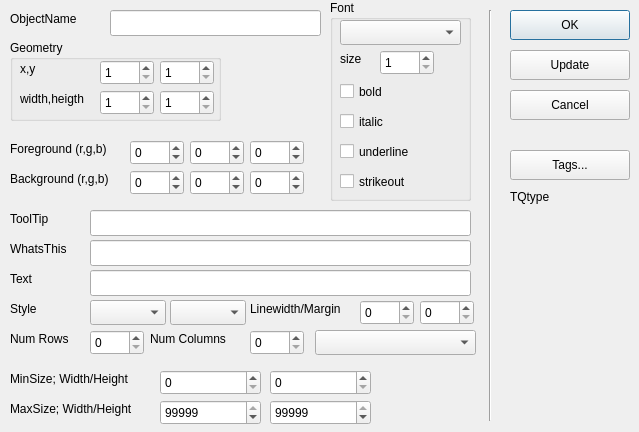
<ui version="4.0" >
 <author></author>
 <comment></comment>
 <exportmacro></exportmacro>
 <class>DialogProperty</class>
 <widget class="QDialog" name="DialogProperty" >
  <property name="geometry" >
   <rect>
    <x>0</x>
    <y>0</y>
    <width>639</width>
    <height>432</height>
   </rect>
  </property>
  <property name="windowTitle" >
   <string>pvdevelop: Property Dialog</string>
  </property>
  <widget class="QLabel" name="label_5" >
   <property name="geometry" >
    <rect>
     <x>10</x>
     <y>140</y>
     <width>121</width>
     <height>18</height>
    </rect>
   </property>
   <property name="text" >
    <string>Foreground (r,g,b)</string>
   </property>
  </widget>
  <widget class="QLabel" name="label_7" >
   <property name="geometry" >
    <rect>
     <x>10</x>
     <y>210</y>
     <width>51</width>
     <height>18</height>
    </rect>
   </property>
   <property name="text" >
    <string>ToolTip</string>
   </property>
  </widget>
  <widget class="QLabel" name="label_3" >
   <property name="geometry" >
    <rect>
     <x>10</x>
     <y>10</y>
     <width>81</width>
     <height>18</height>
    </rect>
   </property>
   <property name="text" >
    <string>ObjectName</string>
   </property>
  </widget>
  <widget class="QLabel" name="label_6" >
   <property name="geometry" >
    <rect>
     <x>10</x>
     <y>170</y>
     <width>115</width>
     <height>18</height>
    </rect>
   </property>
   <property name="text" >
    <string>Background (r,g,b)</string>
   </property>
  </widget>
  <widget class="QLabel" name="label_8" >
   <property name="geometry" >
    <rect>
     <x>10</x>
     <y>240</y>
     <width>71</width>
     <height>18</height>
    </rect>
   </property>
   <property name="text" >
    <string>WhatsThis</string>
   </property>
  </widget>
  <widget class="QLabel" name="labelText" >
   <property name="geometry" >
    <rect>
     <x>10</x>
     <y>270</y>
     <width>31</width>
     <height>18</height>
    </rect>
   </property>
   <property name="text" >
    <string>Text</string>
   </property>
  </widget>
  <widget class="QComboBox" name="comboBoxShadow" >
   <property name="geometry" >
    <rect>
     <x>170</x>
     <y>300</y>
     <width>76</width>
     <height>25</height>
    </rect>
   </property>
  </widget>
  <widget class="QLineEdit" name="lineEditText" >
   <property name="geometry" >
    <rect>
     <x>90</x>
     <y>270</y>
     <width>381</width>
     <height>26</height>
    </rect>
   </property>
  </widget>
  <widget class="QLineEdit" name="lineEditWhatsThis" >
   <property name="geometry" >
    <rect>
     <x>90</x>
     <y>240</y>
     <width>381</width>
     <height>26</height>
    </rect>
   </property>
  </widget>
  <widget class="QLineEdit" name="lineEditToolTip" >
   <property name="geometry" >
    <rect>
     <x>90</x>
     <y>210</y>
     <width>381</width>
     <height>26</height>
    </rect>
   </property>
  </widget>
  <widget class="QGroupBox" name="groupBox_2" >
   <property name="geometry" >
    <rect>
     <x>330</x>
     <y>0</y>
     <width>141</width>
     <height>201</height>
    </rect>
   </property>
   <property name="title" >
    <string>Font</string>
   </property>
   <widget class="QLabel" name="label_4" >
    <property name="geometry" >
     <rect>
      <x>10</x>
      <y>50</y>
      <width>24</width>
      <height>18</height>
     </rect>
    </property>
    <property name="text" >
     <string>size</string>
    </property>
   </widget>
   <widget class="QCheckBox" name="checkBoxFontItalic" >
    <property name="geometry" >
     <rect>
      <x>10</x>
      <y>110</y>
      <width>87</width>
      <height>23</height>
     </rect>
    </property>
    <property name="text" >
     <string>italic</string>
    </property>
   </widget>
   <widget class="QCheckBox" name="checkBoxFontUnderline" >
    <property name="geometry" >
     <rect>
      <x>10</x>
      <y>140</y>
      <width>87</width>
      <height>23</height>
     </rect>
    </property>
    <property name="text" >
     <string>underline</string>
    </property>
   </widget>
   <widget class="QCheckBox" name="checkBoxFontStrikeout" >
    <property name="geometry" >
     <rect>
      <x>10</x>
      <y>170</y>
      <width>87</width>
      <height>23</height>
     </rect>
    </property>
    <property name="text" >
     <string>strikeout</string>
    </property>
   </widget>
   <widget class="QCheckBox" name="checkBoxFontBold" >
    <property name="geometry" >
     <rect>
      <x>10</x>
      <y>80</y>
      <width>87</width>
      <height>23</height>
     </rect>
    </property>
    <property name="text" >
     <string>bold</string>
    </property>
   </widget>
   <widget class="QComboBox" name="comboBoxFontFamily" >
    <property name="geometry" >
     <rect>
      <x>10</x>
      <y>20</y>
      <width>121</width>
      <height>25</height>
     </rect>
    </property>
   </widget>
   <widget class="QSpinBox" name="spinBoxFontSize" >
    <property name="geometry" >
     <rect>
      <x>50</x>
      <y>50</y>
      <width>54</width>
      <height>25</height>
     </rect>
    </property>
    <property name="minimum" >
     <number>1</number>
    </property>
   </widget>
  </widget>
  <widget class="QLineEdit" name="lineEditObjectName" >
   <property name="geometry" >
    <rect>
     <x>110</x>
     <y>10</y>
     <width>211</width>
     <height>26</height>
    </rect>
   </property>
  </widget>
  <widget class="QLabel" name="labelStyle" >
   <property name="geometry" >
    <rect>
     <x>10</x>
     <y>300</y>
     <width>31</width>
     <height>18</height>
    </rect>
   </property>
   <property name="text" >
    <string>Style</string>
   </property>
  </widget>
  <widget class="QLabel" name="labelNumColumns" >
   <property name="geometry" >
    <rect>
     <x>150</x>
     <y>330</y>
     <width>91</width>
     <height>18</height>
    </rect>
   </property>
   <property name="text" >
    <string>Num Columns</string>
   </property>
  </widget>
  <widget class="QComboBox" name="comboBoxShape" >
   <property name="geometry" >
    <rect>
     <x>90</x>
     <y>300</y>
     <width>76</width>
     <height>25</height>
    </rect>
   </property>
  </widget>
  <widget class="QSpinBox" name="spinBoxLinewidth" >
   <property name="geometry" >
    <rect>
     <x>360</x>
     <y>300</y>
     <width>54</width>
     <height>25</height>
    </rect>
   </property>
  </widget>
  <widget class="QSpinBox" name="spinBoxMargin" >
   <property name="geometry" >
    <rect>
     <x>420</x>
     <y>300</y>
     <width>54</width>
     <height>25</height>
    </rect>
   </property>
  </widget>
  <widget class="QSpinBox" name="spinBoxNumRows" >
   <property name="geometry" >
    <rect>
     <x>90</x>
     <y>330</y>
     <width>54</width>
     <height>25</height>
    </rect>
   </property>
   <property name="maximum" >
    <number>99999</number>
   </property>
  </widget>
  <widget class="QSpinBox" name="spinBoxNumColumns" >
   <property name="geometry" >
    <rect>
     <x>250</x>
     <y>330</y>
     <width>54</width>
     <height>25</height>
    </rect>
   </property>
   <property name="maximum" >
    <number>99999</number>
   </property>
  </widget>
  <widget class="QPushButton" name="updateButton" >
   <property name="geometry" >
    <rect>
     <x>510</x>
     <y>50</y>
     <width>120</width>
     <height>30</height>
    </rect>
   </property>
   <property name="text" >
    <string>Update</string>
   </property>
  </widget>
  <widget class="QPushButton" name="cancelButton" >
   <property name="geometry" >
    <rect>
     <x>510</x>
     <y>90</y>
     <width>120</width>
     <height>30</height>
    </rect>
   </property>
   <property name="text" >
    <string>Cancel</string>
   </property>
  </widget>
  <widget class="QPushButton" name="bindButton" >
   <property name="geometry" >
    <rect>
     <x>510</x>
     <y>150</y>
     <width>120</width>
     <height>30</height>
    </rect>
   </property>
   <property name="toolTip" >
    <string>Accion (escribir tags, ir a otra pantalla) y animacion (texto, color, visible) sin escribir codigo</string>
   </property>
   <property name="text" >
    <string>Tags...</string>
   </property>
   <property name="autoDefault" >
    <bool>false</bool>
   </property>
  </widget>
  <widget class="QLabel" name="labelType" >
   <property name="geometry" >
    <rect>
     <x>510</x>
     <y>190</y>
     <width>120</width>
     <height>40</height>
    </rect>
   </property>
   <property name="alignment" >
    <set>Qt::AlignLeading|Qt::AlignLeft|Qt::AlignTop</set>
   </property>
   <property name="wordWrap" >
    <bool>true</bool>
   </property>
   <property name="text" >
    <string>TQtype</string>
   </property>
  </widget>
  <widget class="QSpinBox" name="spinBoxBgGreen" >
   <property name="geometry" >
    <rect>
     <x>190</x>
     <y>170</y>
     <width>54</width>
     <height>25</height>
    </rect>
   </property>
   <property name="maximum" >
    <number>255</number>
   </property>
   <property name="minimum" >
    <number>-1</number>
   </property>
  </widget>
  <widget class="QSpinBox" name="spinBoxBgRed" >
   <property name="geometry" >
    <rect>
     <x>130</x>
     <y>170</y>
     <width>54</width>
     <height>25</height>
    </rect>
   </property>
   <property name="maximum" >
    <number>255</number>
   </property>
   <property name="minimum" >
    <number>-1</number>
   </property>
  </widget>
  <widget class="QSpinBox" name="spinBoxBgBlue" >
   <property name="geometry" >
    <rect>
     <x>250</x>
     <y>170</y>
     <width>54</width>
     <height>25</height>
    </rect>
   </property>
   <property name="maximum" >
    <number>255</number>
   </property>
   <property name="minimum" >
    <number>-1</number>
   </property>
  </widget>
  <widget class="QSpinBox" name="spinBoxFgBlue" >
   <property name="geometry" >
    <rect>
     <x>250</x>
     <y>140</y>
     <width>54</width>
     <height>25</height>
    </rect>
   </property>
   <property name="maximum" >
    <number>255</number>
   </property>
   <property name="minimum" >
    <number>-1</number>
   </property>
  </widget>
  <widget class="QSpinBox" name="spinBoxFgGreen" >
   <property name="geometry" >
    <rect>
     <x>190</x>
     <y>140</y>
     <width>54</width>
     <height>25</height>
    </rect>
   </property>
   <property name="maximum" >
    <number>255</number>
   </property>
   <property name="minimum" >
    <number>-1</number>
   </property>
  </widget>
  <widget class="QSpinBox" name="spinBoxFgRed" >
   <property name="geometry" >
    <rect>
     <x>130</x>
     <y>140</y>
     <width>54</width>
     <height>25</height>
    </rect>
   </property>
   <property name="maximum" >
    <number>255</number>
   </property>
   <property name="minimum" >
    <number>-1</number>
   </property>
  </widget>
  <widget class="QLabel" name="labelLinewidthMargin" >
   <property name="geometry" >
    <rect>
     <x>250</x>
     <y>300</y>
     <width>111</width>
     <height>18</height>
    </rect>
   </property>
   <property name="text" >
    <string>Linewidth/Margin</string>
   </property>
  </widget>
  <widget class="QGroupBox" name="groupBox" >
   <property name="geometry" >
    <rect>
     <x>10</x>
     <y>40</y>
     <width>211</width>
     <height>81</height>
    </rect>
   </property>
   <property name="title" >
    <string>Geometry</string>
   </property>
   <widget class="QLabel" name="label" >
    <property name="geometry" >
     <rect>
      <x>10</x>
      <y>20</y>
      <width>31</width>
      <height>18</height>
     </rect>
    </property>
    <property name="text" >
     <string>x,y</string>
    </property>
   </widget>
   <widget class="QLabel" name="label_2" >
    <property name="geometry" >
     <rect>
      <x>10</x>
      <y>50</y>
      <width>74</width>
      <height>18</height>
     </rect>
    </property>
    <property name="text" >
     <string>width,heigth</string>
    </property>
   </widget>
   <widget class="QSpinBox" name="spinBoxW" >
    <property name="geometry" >
     <rect>
      <x>90</x>
      <y>50</y>
      <width>54</width>
      <height>25</height>
     </rect>
    </property>
    <property name="maximum" >
     <number>99999</number>
    </property>
    <property name="minimum" >
     <number>1</number>
    </property>
   </widget>
   <widget class="QSpinBox" name="spinBoxH" >
    <property name="geometry" >
     <rect>
      <x>150</x>
      <y>50</y>
      <width>54</width>
      <height>25</height>
     </rect>
    </property>
    <property name="maximum" >
     <number>99999</number>
    </property>
    <property name="minimum" >
     <number>1</number>
    </property>
   </widget>
   <widget class="QSpinBox" name="spinBoxY" >
    <property name="geometry" >
     <rect>
      <x>150</x>
      <y>20</y>
      <width>54</width>
      <height>25</height>
     </rect>
    </property>
    <property name="maximum" >
     <number>99999</number>
    </property>
    <property name="minimum" >
     <number>1</number>
    </property>
   </widget>
   <widget class="QSpinBox" name="spinBoxX" >
    <property name="geometry" >
     <rect>
      <x>90</x>
      <y>20</y>
      <width>54</width>
      <height>25</height>
     </rect>
    </property>
    <property name="maximum" >
     <number>99999</number>
    </property>
    <property name="minimum" >
     <number>1</number>
    </property>
   </widget>
  </widget>
  <widget class="QLabel" name="labelNumRows" >
   <property name="geometry" >
    <rect>
     <x>10</x>
     <y>330</y>
     <width>71</width>
     <height>18</height>
    </rect>
   </property>
   <property name="text" >
    <string>Num Rows</string>
   </property>
  </widget>
  <widget class="QLabel" name="labelNumRows_2" >
   <property name="geometry" >
    <rect>
     <x>10</x>
     <y>370</y>
     <width>151</width>
     <height>18</height>
    </rect>
   </property>
   <property name="text" >
    <string>MinSize; Width/Height</string>
   </property>
  </widget>
  <widget class="QLabel" name="labelNumRows_3" >
   <property name="geometry" >
    <rect>
     <x>10</x>
     <y>400</y>
     <width>151</width>
     <height>18</height>
    </rect>
   </property>
   <property name="text" >
    <string>MaxSize; Width/Height</string>
   </property>
  </widget>
  <widget class="Line" name="line" >
   <property name="geometry" >
    <rect>
     <x>480</x>
     <y>10</y>
     <width>20</width>
     <height>411</height>
    </rect>
   </property>
   <property name="orientation" >
    <enum>Qt::Vertical</enum>
   </property>
  </widget>
  <widget class="QSpinBox" name="spinBoxMinWidth" >
   <property name="geometry" >
    <rect>
     <x>160</x>
     <y>370</y>
     <width>101</width>
     <height>25</height>
    </rect>
   </property>
   <property name="maximum" >
    <number>99999</number>
   </property>
   <property name="minimum" >
    <number>0</number>
   </property>
   <property name="value" >
    <number>0</number>
   </property>
  </widget>
  <widget class="QSpinBox" name="spinBoxMinHeight" >
   <property name="geometry" >
    <rect>
     <x>270</x>
     <y>370</y>
     <width>101</width>
     <height>25</height>
    </rect>
   </property>
   <property name="maximum" >
    <number>99999</number>
   </property>
   <property name="minimum" >
    <number>0</number>
   </property>
   <property name="value" >
    <number>0</number>
   </property>
  </widget>
  <widget class="QSpinBox" name="spinBoxMaxWidth" >
   <property name="geometry" >
    <rect>
     <x>160</x>
     <y>400</y>
     <width>101</width>
     <height>25</height>
    </rect>
   </property>
   <property name="maximum" >
    <number>99999</number>
   </property>
   <property name="minimum" >
    <number>1</number>
   </property>
   <property name="value" >
    <number>99999</number>
   </property>
  </widget>
  <widget class="QSpinBox" name="spinBoxMaxHeight" >
   <property name="geometry" >
    <rect>
     <x>270</x>
     <y>400</y>
     <width>101</width>
     <height>25</height>
    </rect>
   </property>
   <property name="maximum" >
    <number>99999</number>
   </property>
   <property name="minimum" >
    <number>1</number>
   </property>
   <property name="value" >
    <number>99999</number>
   </property>
  </widget>
  <widget class="QComboBox" name="comboBoxMultiSection" >
   <property name="geometry" >
    <rect>
     <x>315</x>
     <y>330</y>
     <width>161</width>
     <height>25</height>
    </rect>
   </property>
  </widget>
  <widget class="QPushButton" name="okButton" >
   <property name="geometry" >
    <rect>
     <x>510</x>
     <y>10</y>
     <width>120</width>
     <height>30</height>
    </rect>
   </property>
   <property name="text" >
    <string>OK</string>
   </property>
   <property name="default" >
    <bool>true</bool>
   </property>
  </widget>
 </widget>
 <pixmapfunction></pixmapfunction>
 <resources/>
 <connections/>
</ui>
